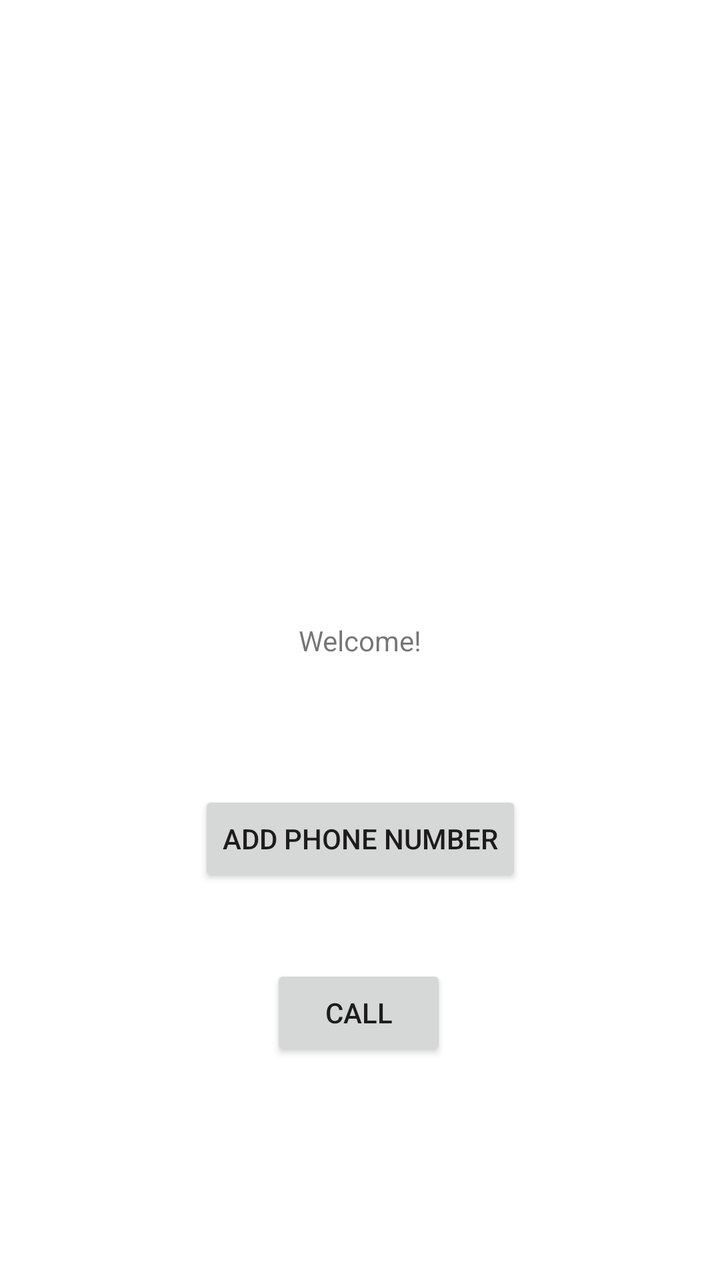
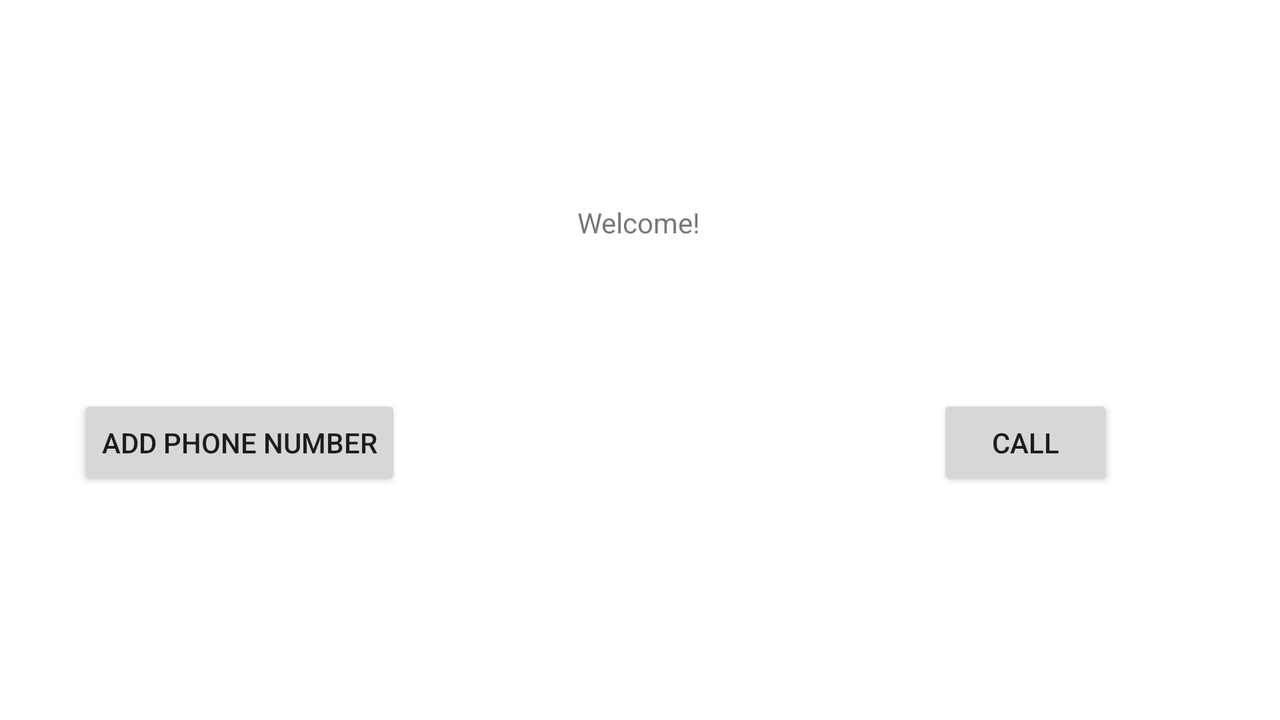

First picture: res/layout/ on a phone held upright. Second picture: the repository's own variant of that layout, on a device whose configuration matches the variant's folder. Source for both follows.
<!-- AndroidManifest.xml: application theme Theme.YuktiBiduruProject1 -->
<!-- res/layout/activity_main.xml -->
<?xml version="1.0" encoding="utf-8"?>
<androidx.constraintlayout.widget.ConstraintLayout xmlns:android="http://schemas.android.com/apk/res/android"
    xmlns:app="http://schemas.android.com/apk/res-auto"
    xmlns:tools="http://schemas.android.com/tools"
    android:layout_width="match_parent"
    android:layout_height="match_parent"
    tools:context=".MainActivity">

    <TextView
        android:id="@+id/textView"
        android:layout_width="wrap_content"
        android:layout_height="wrap_content"
        android:text="Welcome!"
        app:layout_constraintBottom_toBottomOf="parent"
        app:layout_constraintEnd_toEndOf="parent"
        app:layout_constraintStart_toStartOf="parent"
        app:layout_constraintTop_toTopOf="parent" />

    <Button
        android:id="@+id/button"
        android:layout_width="wrap_content"
        android:layout_height="wrap_content"
        android:text="Add Phone Number"
        app:layout_constraintBottom_toBottomOf="parent"
        app:layout_constraintEnd_toEndOf="parent"
        app:layout_constraintStart_toStartOf="parent"
        app:layout_constraintTop_toBottomOf="@+id/textView"
        app:layout_constraintVertical_bias="0.25" />

    <Button
        android:id="@+id/button2"
        android:layout_width="wrap_content"
        android:layout_height="wrap_content"
        android:text="Call"
        app:layout_constraintBottom_toBottomOf="parent"
        app:layout_constraintEnd_toEndOf="parent"
        app:layout_constraintHorizontal_bias="0.498"
        app:layout_constraintStart_toStartOf="parent"
        app:layout_constraintTop_toBottomOf="@+id/button"
        app:layout_constraintVertical_bias="0.263" />

</androidx.constraintlayout.widget.ConstraintLayout>
<!-- resources referenced by this layout -->
<resources>
  <style name="Theme.YuktiBiduruProject1" parent="Theme.MaterialComponents.DayNight.DarkActionBar">
          
          <item name="colorPrimary">@color/purple_500</item>
          <item name="colorPrimaryVariant">@color/purple_700</item>
          <item name="colorOnPrimary">@color/white</item>
          
          <item name="colorSecondary">@color/teal_200</item>
          <item name="colorSecondaryVariant">@color/teal_700</item>
          <item name="colorOnSecondary">@color/black</item>
          
          <item name="android:statusBarColor" tools:targetApi="l">?attr/colorPrimaryVariant</item>
          
      </style>
</resources>
<!-- res/layout-land/activity_main.xml (the author's variant of the layout above) -->
<!-- drawn on the phone turned sideways -->
<?xml version="1.0" encoding="utf-8"?>
<androidx.constraintlayout.widget.ConstraintLayout xmlns:android="http://schemas.android.com/apk/res/android"
    xmlns:app="http://schemas.android.com/apk/res-auto"
    xmlns:tools="http://schemas.android.com/tools"
    android:layout_width="match_parent"
    android:layout_height="match_parent">
  <TextView
        android:id="@+id/textView"
        android:layout_width="wrap_content"
        android:layout_height="wrap_content"
        android:text="Welcome!"
        app:layout_constraintBottom_toBottomOf="parent"
        app:layout_constraintEnd_toEndOf="parent"
        app:layout_constraintHorizontal_bias="0.499"
        app:layout_constraintStart_toStartOf="parent"
        app:layout_constraintTop_toTopOf="parent"
        app:layout_constraintVertical_bias="0.298" />

    <Button
        android:id="@+id/button"
        android:layout_width="wrap_content"
        android:layout_height="wrap_content"
        android:text="Add Phone Number"
        app:layout_constraintBottom_toBottomOf="parent"
        app:layout_constraintEnd_toStartOf="@+id/button2"
        app:layout_constraintHorizontal_bias="0.127"
        app:layout_constraintStart_toStartOf="parent"
        app:layout_constraintTop_toTopOf="parent"
        app:layout_constraintVertical_bias="0.633" />

    <Button
        android:id="@+id/button2"
        android:layout_width="wrap_content"
        android:layout_height="wrap_content"
        android:text="Call"
        app:layout_constraintBottom_toBottomOf="parent"
        app:layout_constraintEnd_toEndOf="parent"
        app:layout_constraintHorizontal_bias="0.849"
        app:layout_constraintStart_toStartOf="parent"
        app:layout_constraintTop_toTopOf="parent"
        app:layout_constraintVertical_bias="0.633" />
</androidx.constraintlayout.widget.ConstraintLayout>
